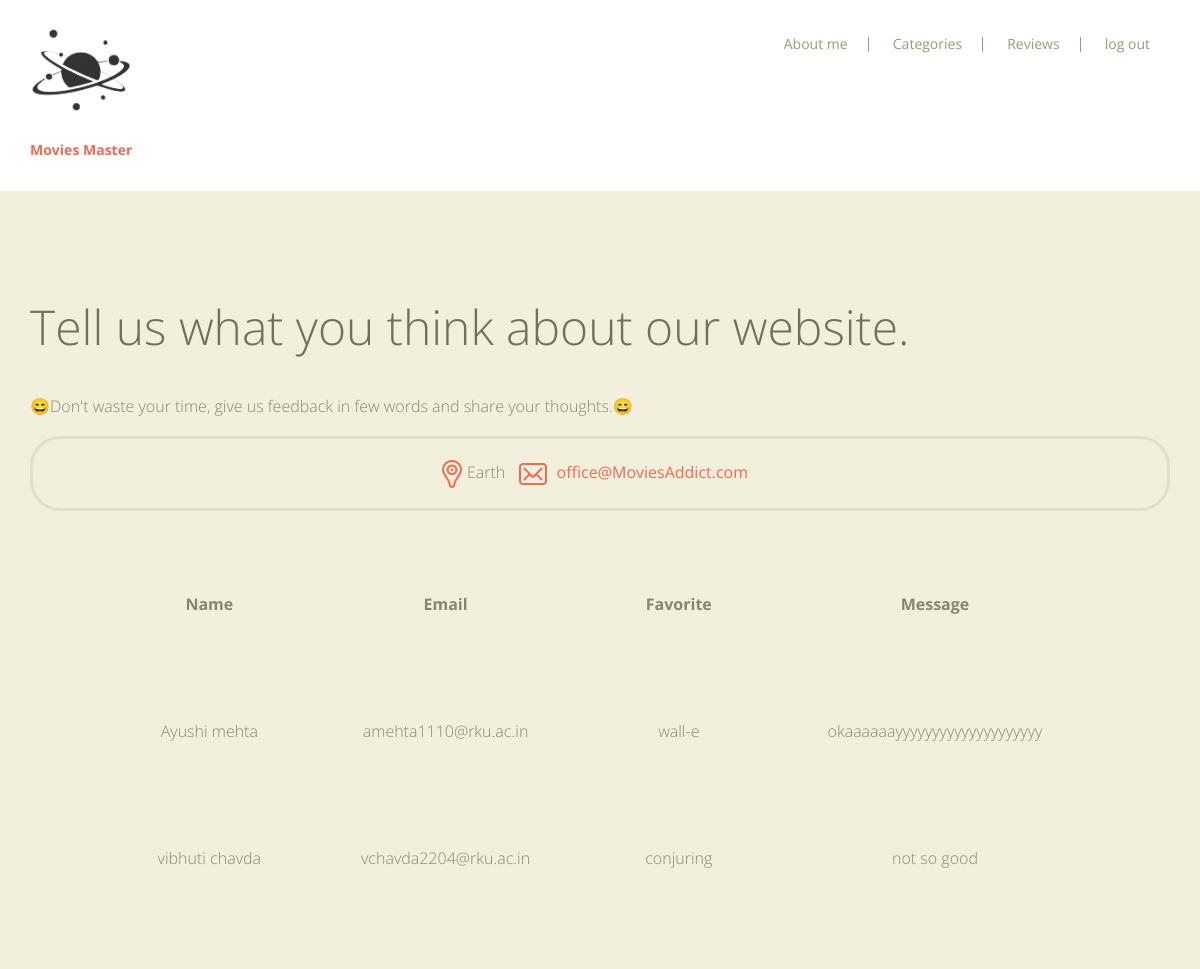
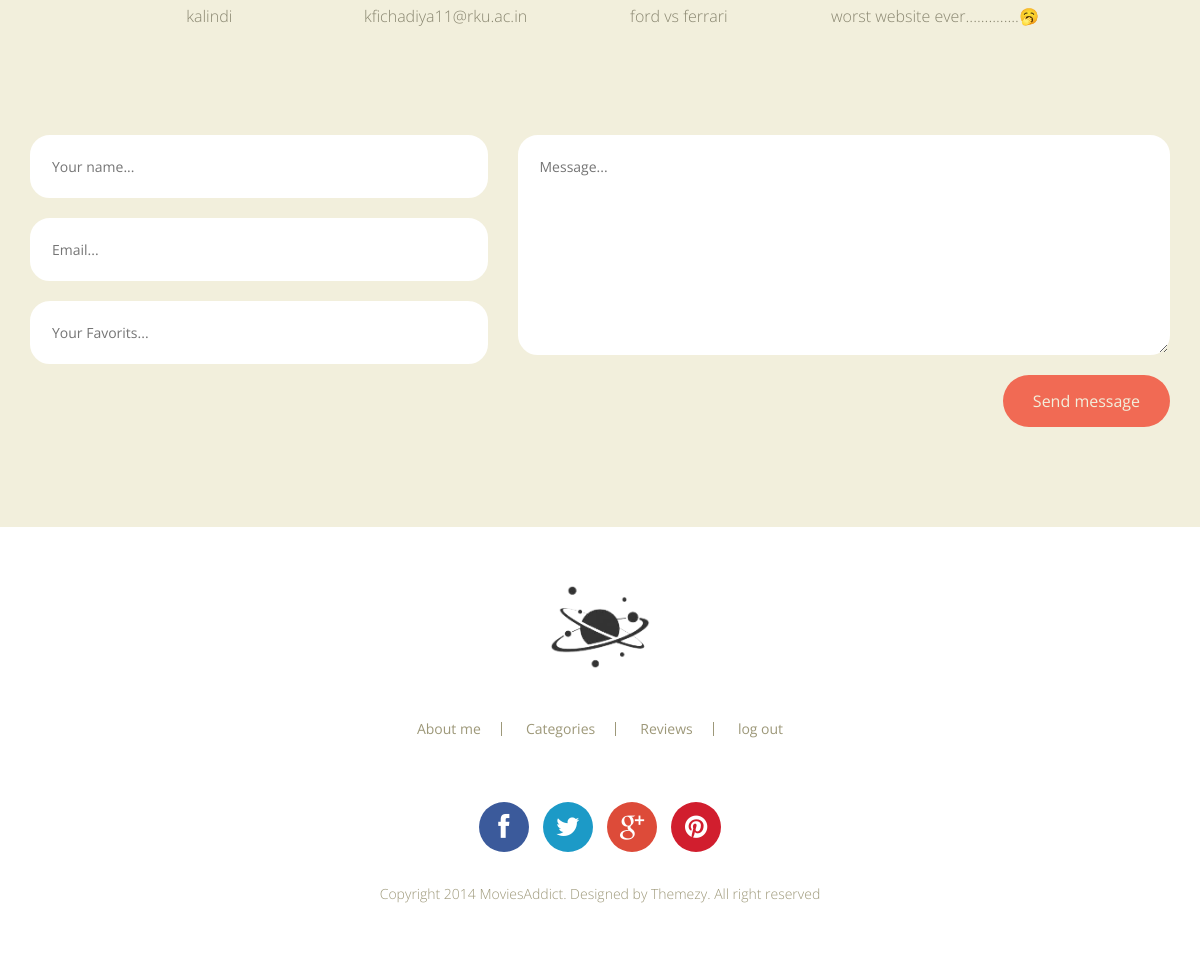
/Movies_Master/reviews.php, run on the app's committed database (2 pictures, top to bottom).
### tables this page shows
CREATE TABLE `reviews` (
  `ID` int(10) NOT NULL,
  `Name` varchar(60) NOT NULL,
  `Email` varchar(60) NOT NULL,
  `Favorite` varchar(60) NOT NULL,
  `Messages` varchar(700) NOT NULL
);

### Movies_Master/reviews.php (the view, shortened to what this page needs)
<!DOCTYPE html>
<html lang="en">
	<head>
		<link href="fonts/font-awesome.min.css" rel="stylesheet" type="text/css">
		<link href="fonts/iconmoon.css" rel="stylesheet" type="text/css">
		<link rel="stylesheet" href="style.css">
	</head>
	<body>
		<div id="site-content">
			<header class="site-header">
				<div class="container">
					<a href="index.php" id="branding" class="pull-left">
						<figure><img src="dummy/icon-movies_logo.png" alt="logo" height="100px" width="100px"></figure>
						<h1 class="site-title">Movies Master</h1>
					</a>
					<div class="main-navigation pull-right">
						<ul class="menu">
							<li class="menu-item"><a href="about_me.php">About me</a></li>
							<li class="menu-item"><a href="categories.php">Categories</a></li>
							<li class="menu-item"><a href="reviews.php">Reviews</a></li>
							<li class="menu-item"><a href="logout.php">log out</a></li>
						</ul>
					</div>
				</div>
			</header>
			<main class="main-content">
				<div class="content">
					<div class="container">
						<h2 class="entry-title">Tell us what you think about our website.</h2>
						<p>😄Don't waste your time, give us feedback in few words and share your thoughts.😄  </p>
						<div class="contact-detail">
							<span class="location"><img src="images/icon-map-marker-alt.png">Earth</span>
							<span class="email"><img src="images/icon-envelope.png"> <a href="mailto:office@MoviesAddict.com">office@MoviesAddict.com</a></span>
						</div>
						<?php
								include 'conn.php';
								$sql="select * from reviews";
								$data=mysqli_query($con,$sql);
								if($total=mysqli_num_rows($data))
								{
						?>
						<table  style="border-radius:30px" align="center" cellpadding='50px' cellspacing='5spx'>
						<tr align='center'>
								<th>Name</th>
								<th>Email</th>
								<th>Favorite</th>
								<th>Message</th>
						</tr>
						<?php
							while($result=mysqli_fetch_array($data))
									{
										echo "
												<tr align='center'>
													<td>".$result['Name']."</td>
													<td>".$result['Email']."</td>
													<td>".$result['Favorite']."</td>
													<td>".$result['Messages']."</td>
												</tr>";
									}
								}
								else
								{
									echo "No Reviews yet...<br><br>";
								}
						?>
						</table><br><br>
						<form method="get" action="reviews.php">
						<div class="contact-form">
							<div class="row">
								<div class="col-md-5">
									<input type="text" placeholder="Your name..." name="name" required="">
									<input type="text" placeholder="Email..." name="mail" required="">
									<input type="text" placeholder="Your Favorits..." name="fav" required="">
								</div>
								<div class="col-md-7">
									<textarea placeholder="Message..." name="msg"></textarea>
									<input type="submit" value="Send message" name="submit" href="index.php">
								</div>
							</div>
						</div>
						</form>
					</div>
				</div>
			</main>
			<footer class="site-footer">
				<div class="container">
						<figure><img src="dummy/icon-movies_logo.png" alt="logo" height="100px" width="100px"></figure>
					<nav class="footer-navigation">
						<a href="about_me.php">About me</a>
						<a href="categories.php">Categories</a>
						<a href="reviews.php">Reviews</a>
						<a href="logout.php">log out</a>
					</nav>
					<div class="social-links">
						<a href="facebook.com" class="facebook"><i class="fa fa-facebook"></i></a>
						<a href="twitter.com" class="twitter"><i class="fa fa-twitter"></i></a>
						<a href="google-plus.com" class="google-plus"><i class="fa fa-google-plus"></i></a>
						<a href="pinterest.com" class="pinterest"><i class="fa fa-pinterest"></i></a>
					</div>
					<div class="colophon">
						<p>Copyright 2014 MoviesAddict. Designed by Themezy. All right reserved</p>
					</div>
				</div>
			</footer>
		</div>
	</body>
</html>

### data on the page
reviews: Name "Ayushi mehta", Email "amehta1110@rku.ac.in", Favorite "wall-e", Messages "okaaaaaayyyyyyyyyyyyyyyyyyyy"
reviews: Name "vibhuti chavda", Email "vchavda2204@rku.ac.in", Favorite "conjuring", Messages "not so good"
reviews: Name "kalindi", Email "kfichadiya11@rku.ac.in", Favorite "ford vs ferrari", Messages "worst website ever..............🥱"
